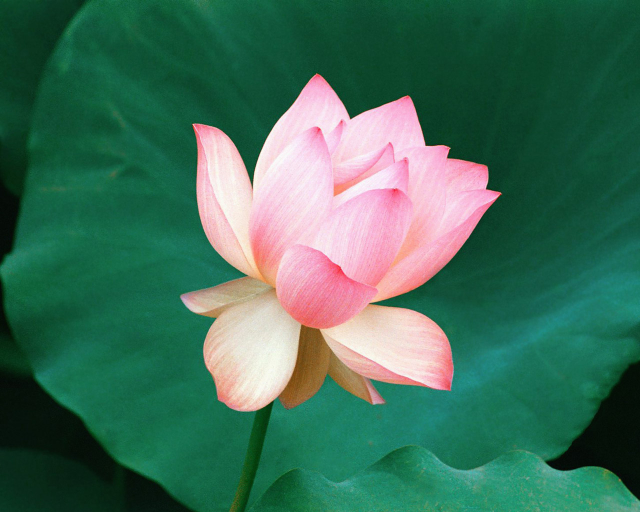
#> input picture images/11249-tim.jpg, 1280 x 1024 px (shown at 1/2 size)
$ python work_with_image.py
#> lines starting #> are read from the running program, lines starting #| are printed output that depends on the picture; after the words box and inside, x2 and y2 are one past the last pixel; in counts of white or black regions, pixels touching at a corner belong together
import cv2
import numpy as np

# считывание фотографии
img = cv2.imread('images/11249-tim.jpg')
#> img is the input picture: shape (1024, 1280, 3); mean B, G, R 89.6, 110.3, 64.1
newimg = cv2.resize(img, (300, 500)) # изменение параметров
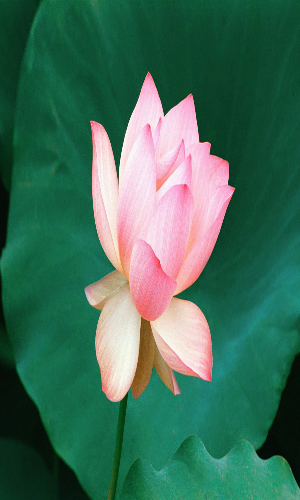
#> newimg: shape (500, 300, 3); mean B, G, R 89.5, 110.1, 64
newimg2 = cv2.resize(img, (img.shape[1] // 2, img.shape[0] // 2))#пропрционально уменьшить картинку(1эл.-ширина, 2эл.-высота)
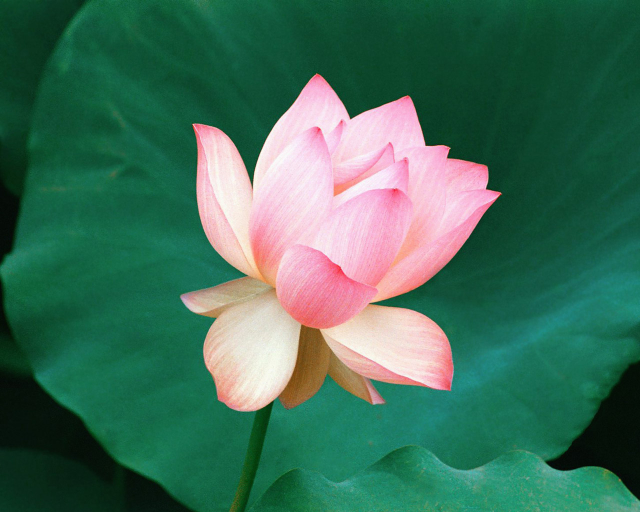
#> newimg2: shape (512, 640, 3); mean B, G, R 89.8, 110.4, 64.2
img = cv2.GaussianBlur(img, (9, 9), 0) # размытие фото
img = cv2.cvtColor(img, cv2.COLOR_BGR2GRAY) # изменение формата из RGB
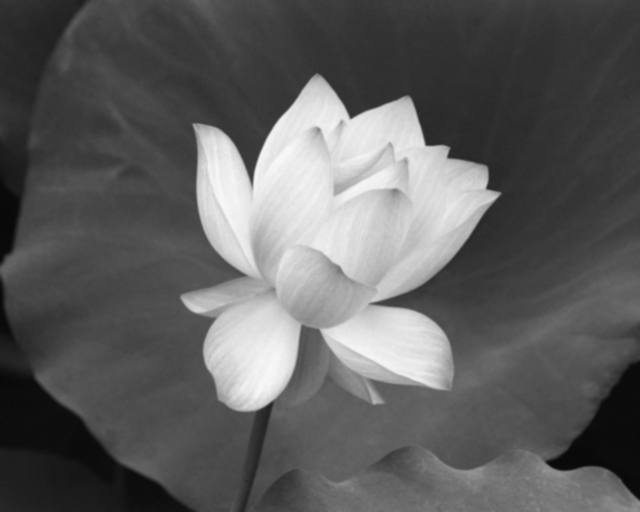
#> img: shape (1024, 1280) (shown at 1/2 size); min 8, max 249, mean 94.1
img = cv2.Canny(img, 30, 30) # бинарная картинка (указание порогов)
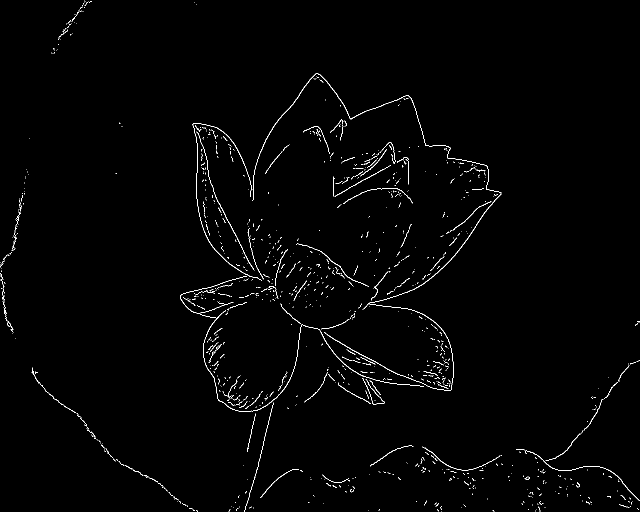
#> img: shape (1024, 1280) (shown at 1/2 size); 1.1% white in thin lines or dots

kernel = np.ones((5, 5), np.uint8) # создание матрицы (все элементы со значением 1)
img = cv2.dilate(img, kernel, iterations=1) # изменение обводки
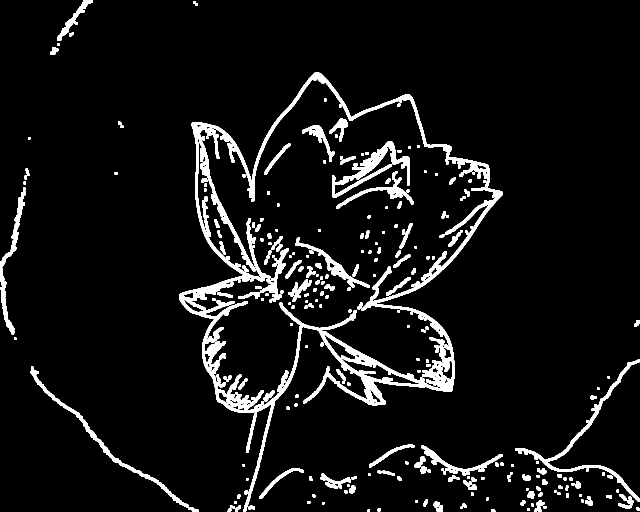
#> img: shape (1024, 1280) (shown at 1/2 size); 6.8% white; 261 white regions, largest, box (x1, y1, x2, y2) and area: (358, 144, 1005, 1024) 45120, (664, 282, 820, 395) 4120, (1030, 719, 1280, 1003) 4034
# kernel-количество точек за счет которых описывается изменение обводки (очерчение контуров), необходимо создать матрицу

img = cv2.erode(img, kernel, iterations=1) # уменьшение обводки (очерчения)
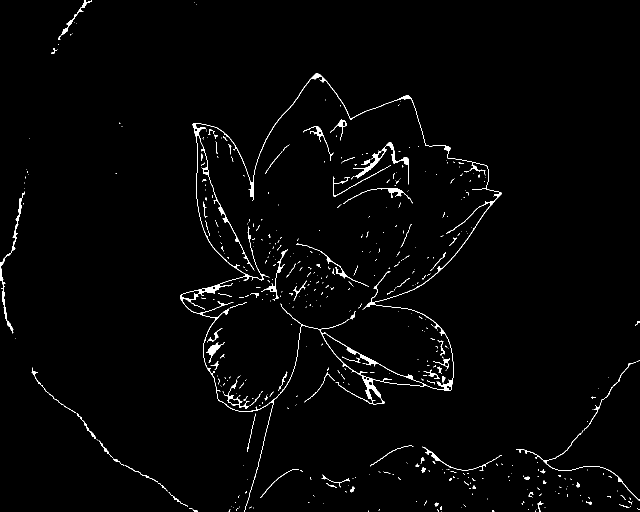
#> img: shape (1024, 1280) (shown at 1/2 size); 1.6% white; 504 white regions (414 under 20 px), largest, box (x1, y1, x2, y2) and area: (360, 146, 1003, 1024) 8589, (706, 284, 818, 369) 1016, (0, 383, 49, 667) 957

cv2.imshow('result', newimg2) # 2 параметра: название и переменная
cv2.imshow('result2', img[0:100, 0:150]) #обрезание фото
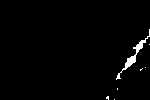
#> window 'result2': shape (100, 150); 1.5% white; 7 white regions (6 under 20 px), largest, box (x1, y1, x2, y2) and area: (116, 29, 150, 80) 209
cv2.imshow('result', img)

print(img.shape) # в выводе: 1 элемент-высота, 2 элемент-ширина, 3 элемент-количество слоев
#| (1024, 1280)
cv2.waitKey(0)

$ run again, with images/ph2.jpg copied over images/11249-tim.jpg
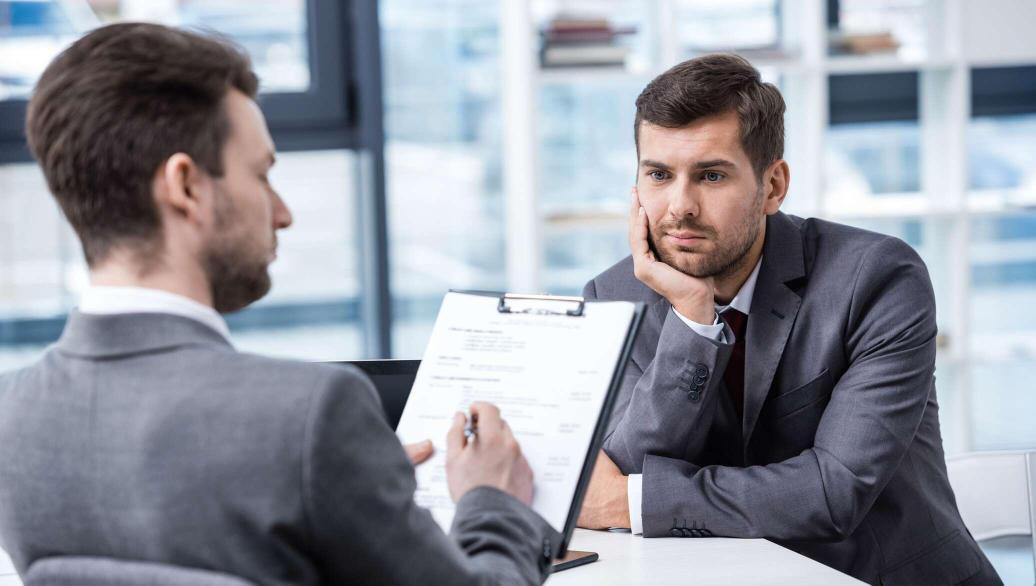
#> input picture images/ph2.jpg, 2072 x 1171 px (shown at 1/2 size)
#> img is the input picture: shape (1171, 2072, 3); mean B, G, R 157.4, 148.1, 145
#> `img = cv2.Canny(img, 30, 30)`:
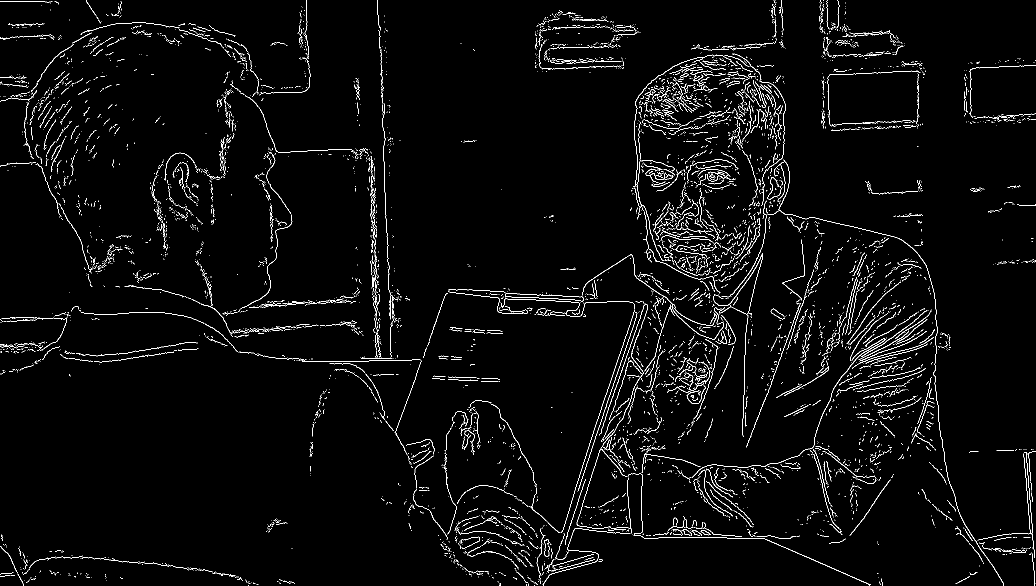
#> img: shape (1171, 2072) (shown at 1/2 size); 2.8% white in thin lines or dots
#> `cv2.imshow('result2', img[0:100, 0:150])`:
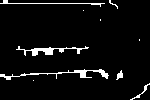
#> window 'result2': shape (100, 150); 5% white; 10 white regions (5 under 20 px), largest, box (x1, y1, x2, y2) and area: (0, 69, 109, 80) 275, (16, 46, 89, 56) 237, (0, 0, 105, 7) 132, (130, 83, 150, 100) 48, (116, 70, 123, 80) 38
#| (1171, 2072)
